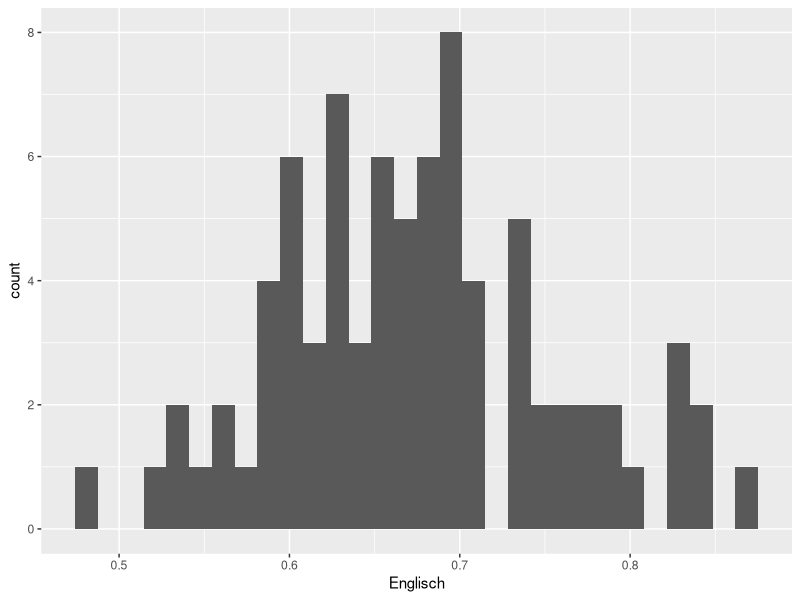
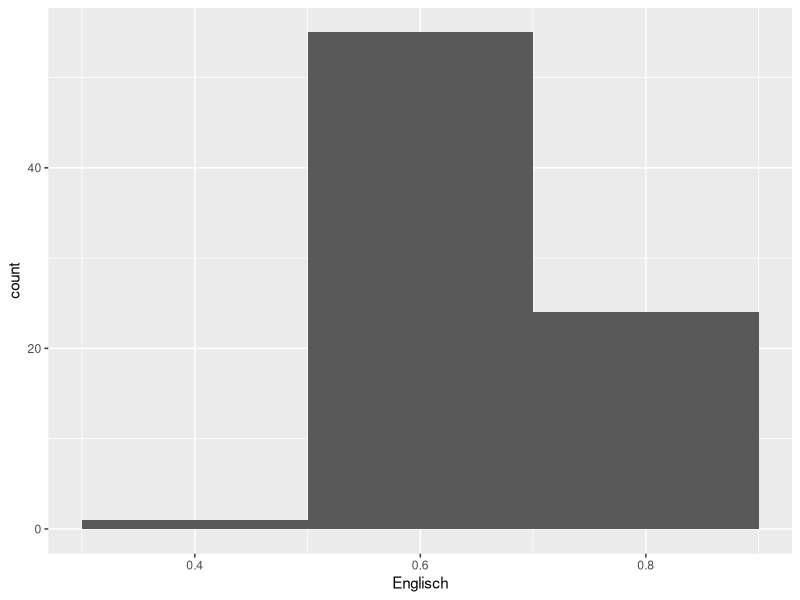
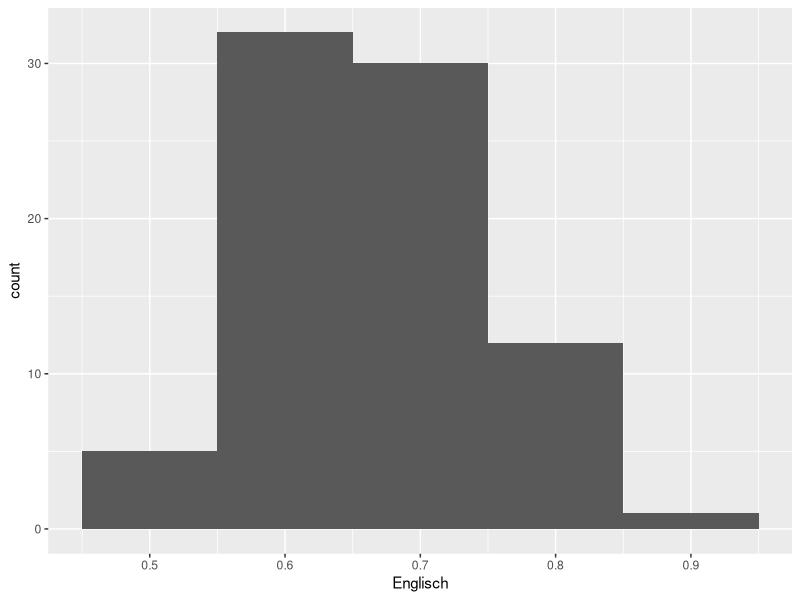
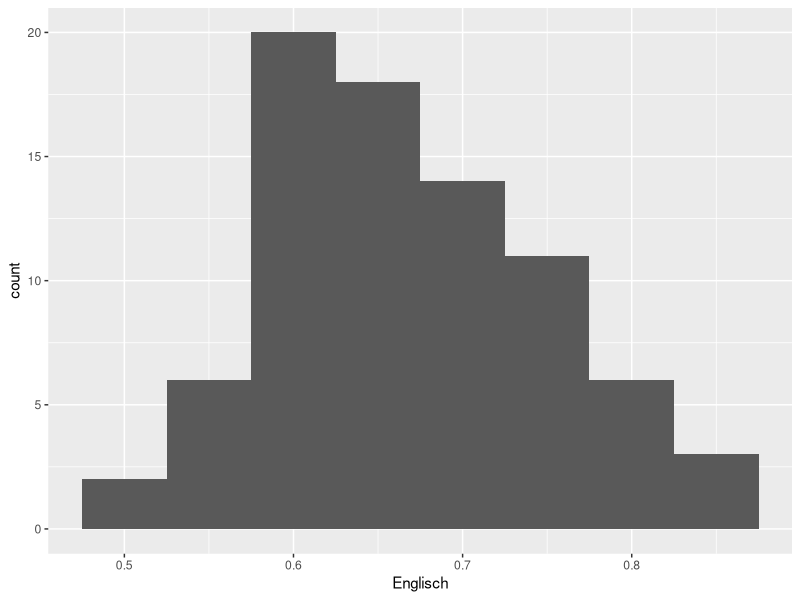
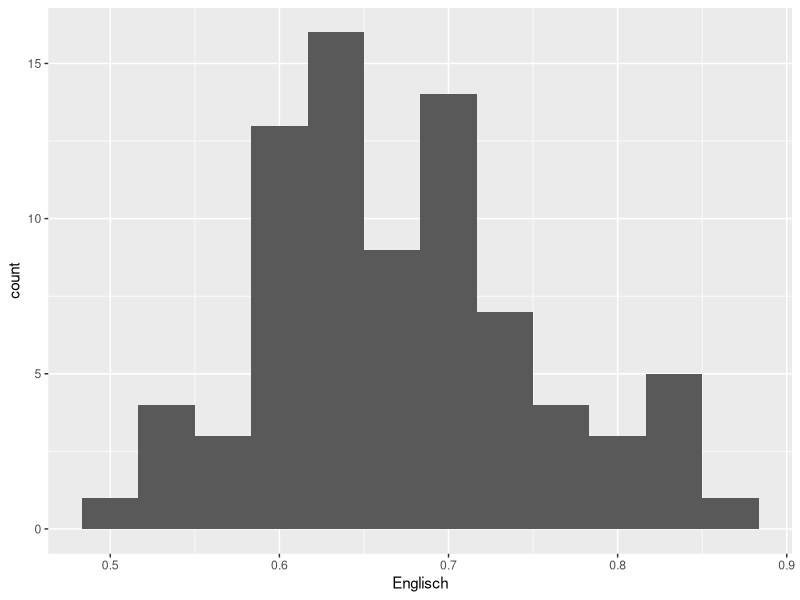
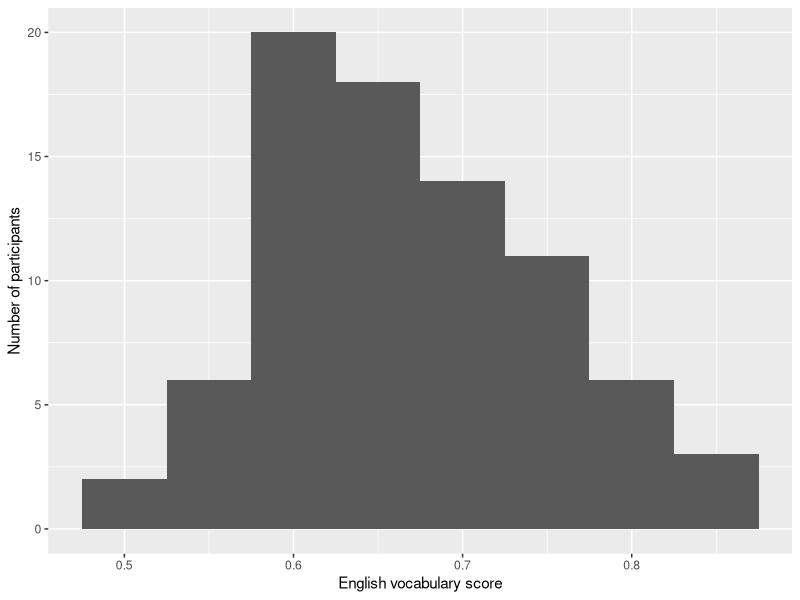
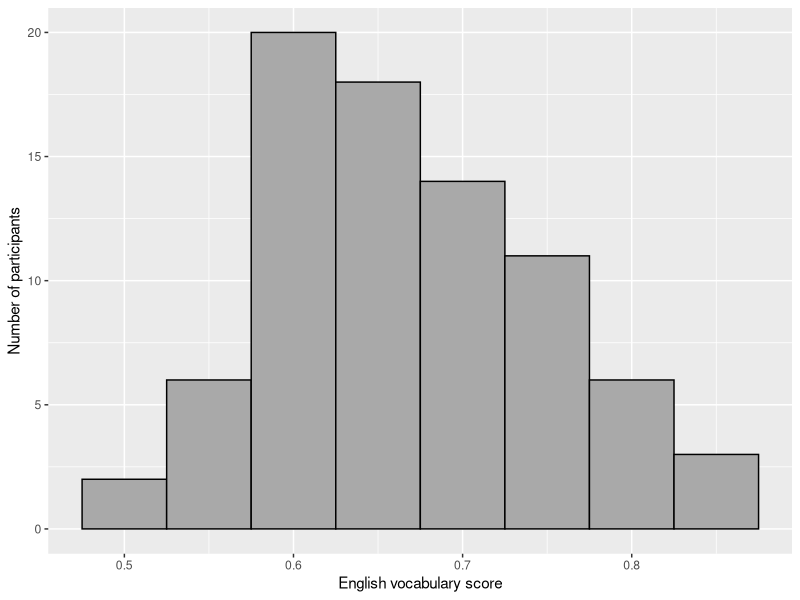

The R script that drew these images, in order:
## ---- chunk 1
library(tidyverse)
library(here)
## ---- chunk 2
d_hist <- read_csv(here("data", "Vanhove2015_Vpn.csv"))
## ---- chunk 3
ggplot(data = d_hist,       # specify data set
       aes(x = Englisch)) + # variable to be drawn
  geom_histogram()          # draw as histogram
## ---- chunk 4
ggplot(data = d_hist,
       aes(x = Englisch)) +
  geom_histogram(binwidth = 0.2) # binwidth of 0.2 points
## ---- chunk 5
ggplot(data = d_hist,
       aes(x = Englisch)) +
  geom_histogram(binwidth = 0.1) # binwidth of 0.1 points
## ---- chunk 6
ggplot(data = d_hist,
       aes(x = Englisch)) +
  geom_histogram(binwidth = 0.05) # binwidth of 0.05 points
## ---- chunk 7
ggplot(data = d_hist,
       aes(x = Englisch)) +
  geom_histogram(binwidth = 1/30) # binwidth of 1/30 points
## ---- chunk 8
ggplot(data = d_hist,
       aes(x = Englisch)) +
  geom_histogram(binwidth = 0.05) +
  xlab("English vocabulary score") +
  ylab("Number of participants")
## ---- chunk 9
knitr::include_graphics("https://imgs.xkcd.com/comics/convincing.png")
## ---- chunk 10
ggplot(data = d_hist,
       aes(x = Englisch)) +
  geom_histogram(binwidth = 0.05,
                 colour = "black",
                 fill = "darkgrey") +
  xlab("English vocabulary score") +
  ylab("Number of participants")
